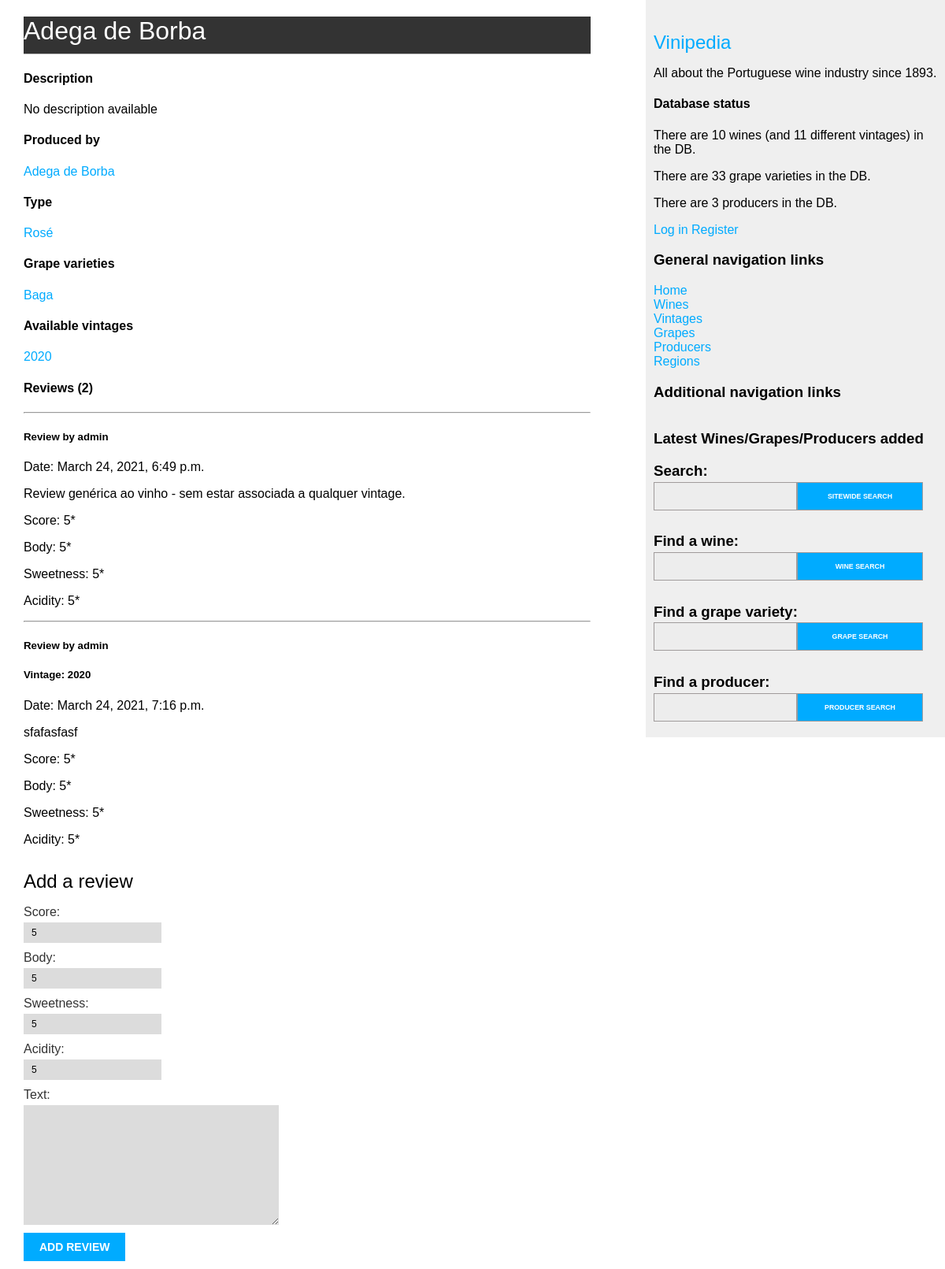
Page /wines/5 on the earlier database version.
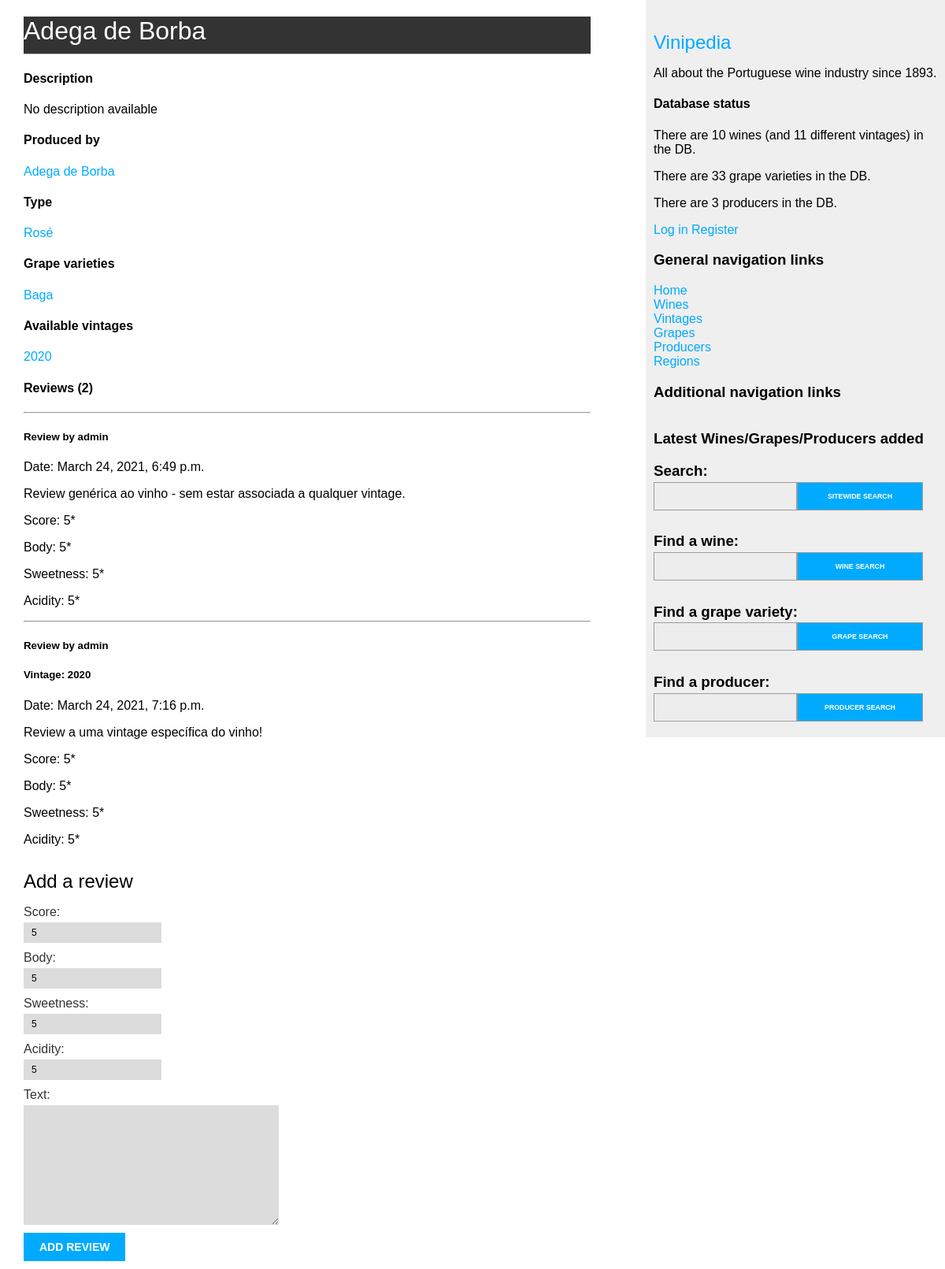
Same page on the later database version.
### wines/models.py (models this page shows, shortened)
class Review(models.Model):
    validators = [MinValueValidator(0), MaxValueValidator(10)]
    wine = models.ForeignKey(
        Wine,
        on_delete=models.CASCADE,
        related_name='reviews'
    )
    vintage = models.ForeignKey(
        Vintage,
        on_delete=models.CASCADE,
        related_name='reviews',
        null=True,
        blank=True
    )
    user = models.ForeignKey(
        User,
        on_delete=models.CASCADE,
        related_name='reviews'
    )
    text = models.TextField()
    score = models.PositiveSmallIntegerField(default=5, validators=validators)
    sweetness = models.PositiveSmallIntegerField(default=5, validators=validators)
    body = models.PositiveSmallIntegerField(default=5, validators=validators)
    acidity = models.PositiveSmallIntegerField(default=5, validators=validators)
    published_on = models.DateTimeField(auto_now_add=True)
    updated = models.DateTimeField(auto_now=True)
    active = models.BooleanField(default=True)
    class Meta:
        constraints = [
            models.UniqueConstraint(fields=['wine', 'vintage', 'user'],
                                    name='wine_vintage_user_constraint'),
            models.UniqueConstraint(fields=['wine', 'user'],
                                    condition=models.Q(vintage=None),
                                    name='wine_user_vintagenull_constraint'),
        ]
        ordering = ('published_on',)

class Vintage(models.Model):
    wine = models.ForeignKey(Wine,
                             on_delete=models.CASCADE,
                             related_name='vintages')
    year = models.SmallIntegerField(null=True,
                                    blank=True,
                                    validators=[MinValueValidator(1700),
                                                MaxValueValidator(2050)])
    description = models.TextField(blank=True)
    alcohol_content = models.FloatField(null=True, blank=True,
                                    validators=[MinValueValidator(0),
                                                MaxValueValidator(100)])
    class Meta:
        unique_together = (('wine', 'year',),)
        ordering = ('wine', 'year')

### wines/views.py (the view)
# urls.py: path('wines/<int:id>', views.wine_detail, name='wine_detail'),
def wine_detail(request, id):
    wine = get_object_or_404(Wine, id=id)
    new_review = None
    if request.method == 'POST':
        review_form = ReviewForm(data=request.POST)
        if review_form.is_valid():
            new_review = review_form.save(commit=False)
            new_review.wine = wine
            new_review.vintage = None
            new_review.user_id = request.user.id
            new_review.save()
            return redirect(wine)
    elif request.method == 'GET':
        review_form = ReviewForm()
    return render(request,
                  'wines/wine/detail.html',
                  {'wine': wine,
                   'review_form': review_form})

### wines/forms.py
class ReviewForm(forms.ModelForm):
    class Meta:
        model = Review
        fields = ('score',
                  'body',
                  'sweetness',
                  'acidity',
                  'text')

class SearchForm(forms.Form):
    query = forms.CharField(max_length=100, label='')

### wines/models.py (called while the page is built)
    def __str__(self):
        return self.name

    def get_absolute_url(self):
        return reverse('wines:producer_detail',
                       args=[self.id])

### wines/templatetags/wine_tags.py (called while the page is built)
@register.simple_tag
def total_wines_registered():
    return Wine.objects.count()

@register.simple_tag
def total_vintages_registered():
    return Vintage.objects.count()

@register.simple_tag
def total_grapes_registered():
    return Grape.objects.count()

@register.simple_tag
def total_producers_registered():
    return Producer.objects.count()

@register.inclusion_tag('wines/search_bar.html')
def show_sitewide_search_form():
    search_form = SearchForm()
    return {"search_form": search_form}

@register.inclusion_tag('wines/wine/search_bar.html')
def show_wines_search_form():
    search_form = SearchForm()
    return {"search_form": search_form}

### wines/templates/wines/wine/detail.html (shortened to what this page needs)
{% extends "wines/base.html" %}
{% load static %}
{% block content %}
<div id="wine_details"><h1>{{ wine.name }}</h1></div>
<h4>Description</h4>
{% if wine.description %}
<p>{{ wine.description }}</p>
{% else %}
<p>No description available</p>
{% endif %}
<h4>Produced by</h4>
<p>
    <a href="{{ wine.producer.get_absolute_url }}">{{ wine.producer|capfirst }}</a>
</p>
<h4>Type</h4>
<p>
    <a href="{% url 'wines:wines_per_type' wine.type %}">{{ wine.type|capfirst }}</a>
</p>
<h4>Grape varieties</h4>
{% for grape in wine.grape_varieties.all %}
<p>
    <a href="{% url 'wines:grape_detail' grape.id %}">{{ grape.name|capfirst }}</a>
</p>
{% empty %}
<p class="info">No grape information was registered for this wine.</p>
{% endfor %}
<h4>Available vintages</h4>
{% for vintage in wine.vintages.all %}
<p>
{% if vintage.year != None %}
    <a href="{% url 'wines:vintage_detail' vintage.id %}">{{ vintage.year }}</a>
{% else %}
    <a href="{% url 'wines:vintage_detail' vintage.id %}">N.V.</a>
{% endif %}
</p>
{% empty %}
<p class="info">No vintages were registered for this wine.</p>
{% endfor %}
{% with wine.reviews.count as total_reviews %}
<h4>Reviews ({{ total_reviews }})</h4>
{% endwith %}
{% for review in wine.reviews.all %}
  <hr>
  <div class="review">
    <p class="info">
      <h5>
      Review by {{ review.user }}
      </h5>
    </p>
    {% if review.vintage != None %}
    <h5>Vintage: {{ review.vintage.year }}</h5>
    {% endif %}
    <p>Date: {{ review.published_on }}</p>
    <p>{{ review.text|linebreaks }}</p>
    <p class="score">Score: {{ review.score }}*</p>
    <p class="score">Body: {{ review.body }}*</p>
    <p class="score">Sweetness: {{ review.sweetness }}*</p>
    <p class="score">Acidity: {{ review.acidity }}*</p>
  </div>
{% empty %}
    <p class="info">There are no reviews yet.</p>
{% endfor %}
{% if new_review %}
    <h2>Your review has been added.</h2>
{% else %}
    <h2>Add a review</h2>
    <form method="POST">
      {{ review_form.as_p }}
      <p>
        <input type="submit" value="Add review">
      </p>
    </form>
{% endif %}
{% endblock %}

Differences in the rows shown:
changed Review: text "sfafasfasf" → "Review a uma vintage específica do vinho!"
